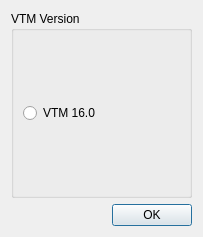
<?xml version="1.0" encoding="UTF-8"?>
<ui version="4.0">
 <class>VVCBitstreamVersionSelector</class>
 <widget class="QDialog" name="VVCBitstreamVersionSelector">
  <property name="geometry">
   <rect>
    <x>0</x>
    <y>0</y>
    <width>203</width>
    <height>237</height>
   </rect>
  </property>
  <property name="windowTitle">
   <string>Select VTM Version</string>
  </property>
  <layout class="QVBoxLayout" name="verticalLayout">
   <item>
    <widget class="QGroupBox" name="groupBox">
     <property name="title">
      <string>VTM Version</string>
     </property>
     <layout class="QHBoxLayout" name="horizontalLayout">
      <item>
       <layout class="QHBoxLayout" name="horizontalLayout_2">
        <item>
         <layout class="QVBoxLayout" name="verticalLayout_2">
          <item>
           <widget class="QRadioButton" name="version160">
            <property name="text">
             <string>VTM 16.0</string>
            </property>
           </widget>
          </item>
         </layout>
        </item>
       </layout>
      </item>
     </layout>
    </widget>
   </item>
   <item>
    <widget class="QDialogButtonBox" name="buttonBox">
     <property name="orientation">
      <enum>Qt::Horizontal</enum>
     </property>
     <property name="standardButtons">
      <set>QDialogButtonBox::Ok</set>
     </property>
    </widget>
   </item>
  </layout>
 </widget>
 <resources/>
 <connections>
  <connection>
   <sender>buttonBox</sender>
   <signal>accepted()</signal>
   <receiver>VVCBitstreamVersionSelector</receiver>
   <slot>accept()</slot>
   <hints>
    <hint type="sourcelabel">
     <x>248</x>
     <y>254</y>
    </hint>
    <hint type="destinationlabel">
     <x>157</x>
     <y>274</y>
    </hint>
   </hints>
  </connection>
  <connection>
   <sender>buttonBox</sender>
   <signal>rejected()</signal>
   <receiver>VVCBitstreamVersionSelector</receiver>
   <slot>reject()</slot>
   <hints>
    <hint type="sourcelabel">
     <x>316</x>
     <y>260</y>
    </hint>
    <hint type="destinationlabel">
     <x>286</x>
     <y>274</y>
    </hint>
   </hints>
  </connection>
 </connections>
</ui>
